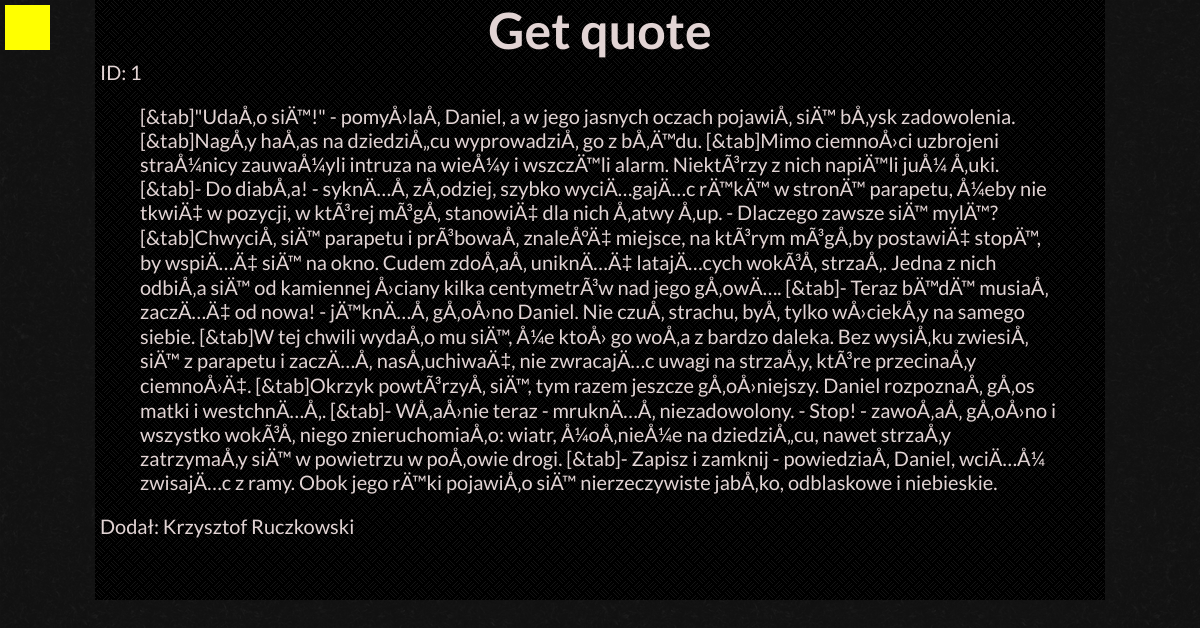
Before: /Includes/Pages/getQuotePage.php with the older database file.
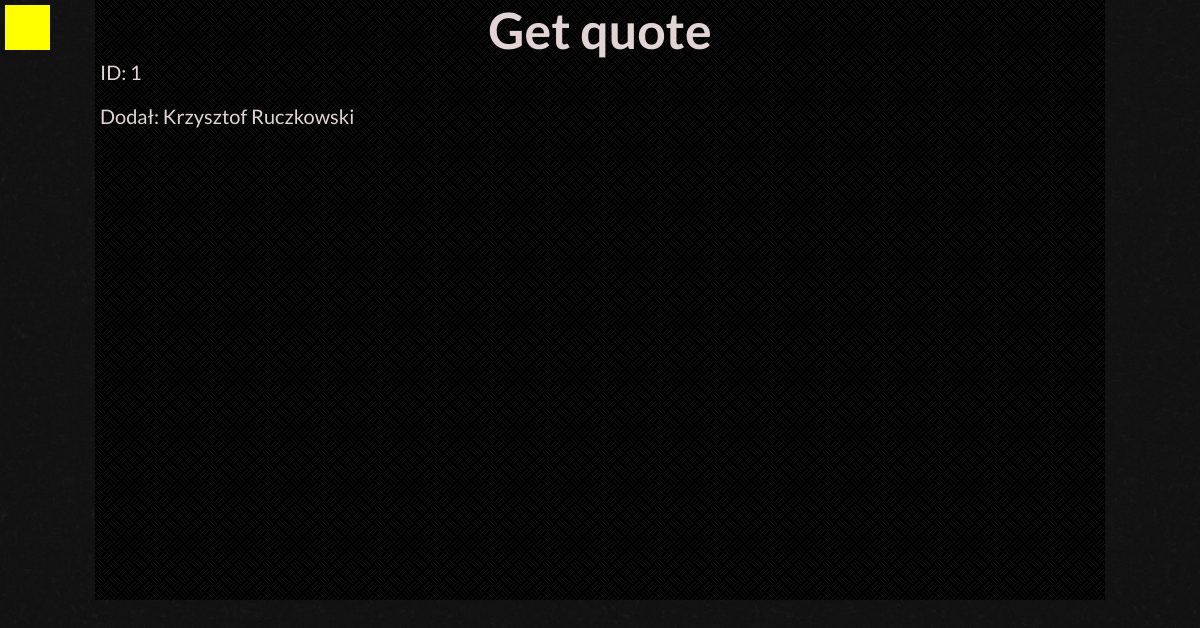
After: the same page with the newer database file.
### tables this page shows
CREATE TABLE `quotes` (
  `ID` int(11) NOT NULL,
  `title` text NOT NULL,
  `series` text,
  `author` text,
  `quote` text NOT NULL,
  `whoAdded` text
);

### Includes/Pages/getQuotePage.php (the view, shortened to what this page needs)
<!DOCTYPE html>
<html lang="pl">
<head>
    <link rel="stylesheet" href="../../StyleSheets/Main.css" type="text/css" />
</head>
<body>
    <a href="../../index.php"><div class="goToMainPage"></div></a>
    <div id="container">
      <h1>Get quote</h1>
<?php
require_once "../../Scripts/connect.php";
try
{
	$connection = new mysqli($host, $db_user, $db_password, $db_name);
	if($connection->connect_errno!=0) throw new Exception(mysqli_connect_errno());
	else
	{
      $result = $connection->query("SELECT ID, quote, whoAdded FROM quotes WHERE ID = 1");
			if ($result)
      {
        if ($result->num_rows > 0)
        {
          while($row = $result->fetch_assoc())
          {
            $ID = $row['ID'];
            $quote =  $row['quote'];
            $whoAdded = $row['whoAdded'];
          }
        }
        else $getSuccessful = false;
      }
			else
      {
        throw new Exception ($connection->error);
        $getSuccessful = false;
      }
	}
}
catch(Exception $e)
{
	echo 'Błąd serwera!<br>';
	echo 'Informacja deweloperska: '.$e;
}
echo 'ID: '.$ID;
echo '<blockquote>'.$quote.'</blockquote>';
echo '<div>Dodał: '.$whoAdded.'</div>';
?>
    </div>
</body>
</html>

### StyleSheets/main.css (style rules this page uses)
html { background: url("../Images/Background/zwartevilt.png") black; cursor: default; margin: 0; }
body { position: relative; min-height: 100%; margin: 0; }
#container { background: url("../Images/Background/simple_dashed.png") black; font-size: 20px; color: #e2d4d4; font-family: 'Lato', sans-serif; width: 1000px; min-height: 600px; margin: 0 auto; padding: 0 5px; }
h1 { font-size: 50px; text-align: center; margin: 0; }
a { text-decoration: none; color: #4079de; }
.goToMainPage { margin: 5px; width: 45px; height: 45px; background: yellow; position: absolute; top: 0; left: 0; }

Changed rows visible on the page:
changed quotes "Krzysztof Ruczkowski": quote "[&tab]\"UdaÅ‚o siÄ™!\" - pomyÅ›laÅ‚ Daniel, a w jego jasnych oczach pojawiÅ‚ siÄ™ bÅ‚ysk zadowolenia. [&tab]NagÅ‚y haÅ‚as na dziedziÅ„cu wyprowadziÅ‚ go z bÅ‚Ä™du. [&tab]Mimo ciemnoÅ›ci uzbrojeni straÅ¼nicy zauwaÅ¼yli intruza na wieÅ¼y i wszczÄ™li alarm. NiektÃ³rzy z nich napiÄ™li juÅ¼ Å‚uki. [&tab]- Do diabÅ‚a! - syknÄ…Å‚ zÅ‚odziej, szybko wyciÄ…gajÄ…c rÄ™kÄ™ w stronÄ™ parapetu, Å¼eby nie tkwiÄ‡ w pozycji, w ktÃ³rej mÃ³gÅ‚ stanowiÄ‡ dla nich Å‚atwy Å‚up. - Dlaczego zawsze siÄ™ mylÄ™? [&tab]ChwyciÅ‚ siÄ™ parapetu i prÃ³bowaÅ‚ znaleÅºÄ‡ miejsce, na ktÃ³rym mÃ³gÅ‚by postawiÄ‡ stopÄ™, by wspiÄ…Ä‡ siÄ™ na okno. Cudem zdoÅ‚aÅ‚ uniknÄ…Ä‡ latajÄ…cych wokÃ³Å‚ strzaÅ‚. Jedna z nich odbiÅ‚a siÄ™ od…" → (not shown)
